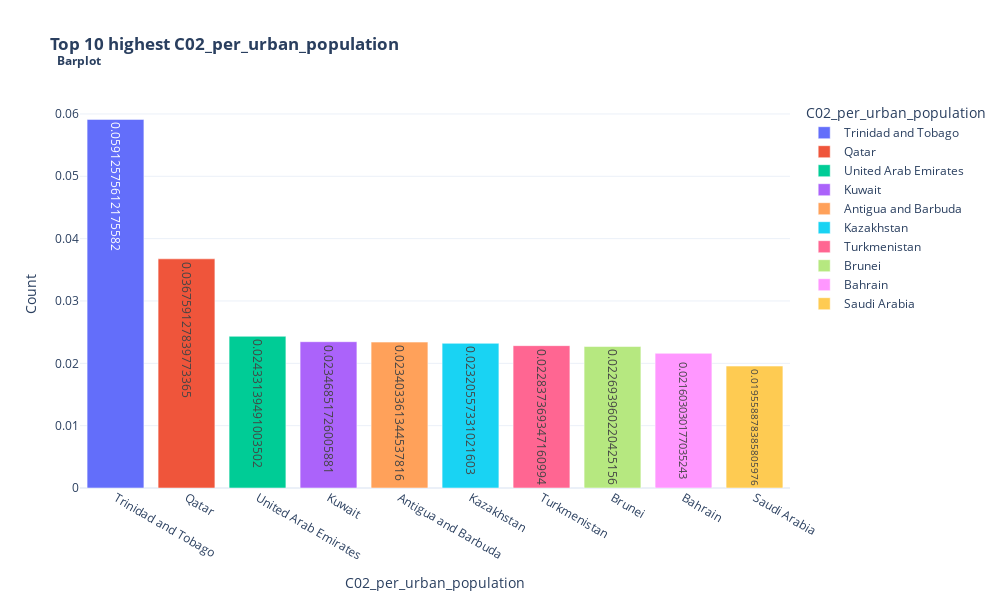

Here is the notebook cell this chart was saved with:
### Markdown cell above
### Top 10 C02 Emissions per Urban population

### Code cell
top10_barplot(df, 'C02_per_urban_population')

### Figure 1 — Plotly figure (JSON) as saved in the notebook; plotly's stock layout.template omitted (floating-point values rounded to 4 significant figures)
{"data": [{"alignmentgroup": "True", "hovertemplate": "color=Trinidad and Tobago<br>x=%{x}<br>y=%{y}<br>text=%{text}<extra></extra>", "legendgroup": "Trinidad and Tobago", "marker": {"color": "#636efa", "pattern": {"shape": ""}}, "name": "Trinidad and Tobago", "offsetgroup": "Trinidad and Tobago", "orientation": "v", "showlegend": true, "text": [0.05913], "textposition": "auto", "type": "bar", "x": ["Trinidad and Tobago"], "xaxis": "x", "y": [0.05913], "yaxis": "y"}, {"alignmentgroup": "True", "hovertemplate": "color=Qatar<br>x=%{x}<br>y=%{y}<br>text=%{text}<extra></extra>", "legendgroup": "Qatar", "marker": {"color": "#EF553B", "pattern": {"shape": ""}}, "name": "Qatar", "offsetgroup": "Qatar", "orientation": "v", "showlegend": true, "text": [0.03676], "textposition": "auto", "type": "bar", "x": ["Qatar"], "xaxis": "x", "y": [0.03676], "yaxis": "y"}, {"alignmentgroup": "True", "hovertemplate": "color=United Arab Emirates<br>x=%{x}<br>y=%{y}<br>text=%{text}<extra></extra>", "legendgroup": "United Arab Emirates", "marker": {"color": "#00cc96", "pattern": {"shape": ""}}, "name": "United Arab Emirates", "offsetgroup": "United Arab Emirates", "orientation": "v", "showlegend": true, "text": [0.02433], "textposition": "auto", "type": "bar", "x": ["United Arab Emirates"], "xaxis": "x", "y": [0.02433], "yaxis": "y"}, {"alignmentgroup": "True", "hovertemplate": "color=Kuwait<br>x=%{x}<br>y=%{y}<br>text=%{text}<extra></extra>", "legendgroup": "Kuwait", "marker": {"color": "#ab63fa", "pattern": {"shape": ""}}, "name": "Kuwait", "offsetgroup": "Kuwait", "orientation": "v", "showlegend": true, "text": [0.02347], "textposition": "auto", "type": "bar", "x": ["Kuwait"], "xaxis": "x", "y": [0.02347], "yaxis": "y"}, {"alignmentgroup": "True", "hovertemplate": "color=Antigua and Barbuda<br>x=%{x}<br>y=%{y}<br>text=%{text}<extra></extra>", "legendgroup": "Antigua and Barbuda", "marker": {"color": "#FFA15A", "pattern": {"shape": ""}}, "name": "Antigua and Barbuda", "offsetgroup": "Antigua and Barbuda", "orientation": "v", "showlegend": true, "text": [0.0234], "textposition": "auto", "type": "bar", "x": ["Antigua and Barbuda"], "xaxis": "x", "y": [0.0234], "yaxis": "y"}, {"alignmentgroup": "True", "hovertemplate": "color=Kazakhstan<br>x=%{x}<br>y=%{y}<br>text=%{text}<extra></extra>", "legendgroup": "Kazakhstan", "marker": {"color": "#19d3f3", "pattern": {"shape": ""}}, "name": "Kazakhstan", "offsetgroup": "Kazakhstan", "orientation": "v", "showlegend": true, "text": [0.02321], "textposition": "auto", "type": "bar", "x": ["Kazakhstan"], "xaxis": "x", "y": [0.02321], "yaxis": "y"}, {"alignmentgroup": "True", "hovertemplate": "color=Turkmenistan<br>x=%{x}<br>y=%{y}<br>text=%{text}<extra></extra>", "legendgroup": "Turkmenistan", "marker": {"color": "#FF6692", "pattern": {"shape": ""}}, "name": "Turkmenistan", "offsetgroup": "Turkmenistan", "orientation": "v", "showlegend": true, "text": [0.02284], "textposition": "auto", "type": "bar", "x": ["Turkmenistan"], "xaxis": "x", "y": [0.02284], "yaxis": "y"}, {"alignmentgroup": "True", "hovertemplate": "color=Brunei<br>x=%{x}<br>y=%{y}<br>text=%{text}<extra></extra>", "legendgroup": "Brunei", "marker": {"color": "#B6E880", "pattern": {"shape": ""}}, "name": "Brunei", "offsetgroup": "Brunei", "orientation": "v", "showlegend": true, "text": [0.02269], "textposition": "auto", "type": "bar", "x": ["Brunei"], "xaxis": "x", "y": [0.02269], "yaxis": "y"}, {"alignmentgroup": "True", "hovertemplate": "color=Bahrain<br>x=%{x}<br>y=%{y}<br>text=%{text}<extra></extra>", "legendgroup": "Bahrain", "marker": {"color": "#FF97FF", "pattern": {"shape": ""}}, "name": "Bahrain", "offsetgroup": "Bahrain", "orientation": "v", "showlegend": true, "text": [0.0216], "textposition": "auto", "type": "bar", "x": ["Bahrain"], "xaxis": "x", "y": [0.0216], "yaxis": "y"}, {"alignmentgroup": "True", "hovertemplate": "color=Saudi Arabia<br>x=%{x}<br>y=%{y}<br>text=%{text}<extra></extra>", "legendgroup": "Saudi Arabia", "marker": {"color": "#FECB52", "pattern": {"shape": ""}}, "name": "Saudi Arabia", "offsetgroup": "Saudi Arabia", "orientation": "v", "showlegend": true, "text": [0.01956], "textposition": "auto", "type": "bar", "x": ["Saudi Arabia"], "xaxis": "x", "y": [0.01956], "yaxis": "y"}], "layout": {"barmode": "relative", "height": 600, "legend": {"title": {"text": "C02_per_urban_population"}, "tracegroupgap": 0}, "margin": {"l": 80, "t": 100}, "showlegend": true, "title": {"text": "<b>Top 10 highest C02_per_urban_population<br> <sup> Barplot</sup></b>"}, "width": 1000, "xaxis": {"anchor": "y", "domain": [0, 1], "title": {"text": "C02_per_urban_population"}}, "yaxis": {"anchor": "x", "domain": [0, 1], "title": {"text": "Count"}}}}
